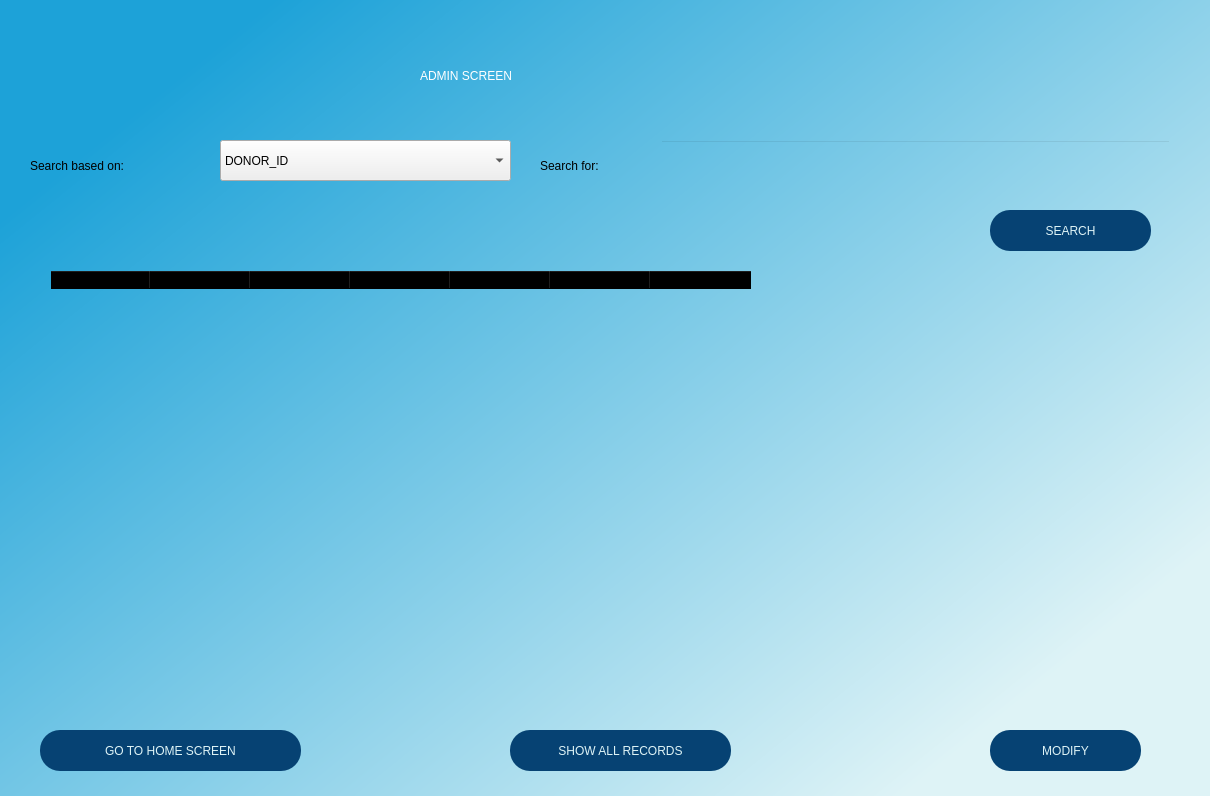
<?xml version="1.0" encoding="UTF-8"?>
<ui version="4.0">
 <class>Dialog</class>
 <widget class="QDialog" name="Dialog">
  <property name="geometry">
   <rect>
    <x>0</x>
    <y>0</y>
    <width>1210</width>
    <height>796</height>
   </rect>
  </property>
  <property name="windowTitle">
   <string>Dialog</string>
  </property>
  <widget class="QWidget" name="bgwidget" native="true">
   <property name="geometry">
    <rect>
     <x>0</x>
     <y>0</y>
     <width>1211</width>
     <height>801</height>
    </rect>
   </property>
   <property name="styleSheet">
    <string notr="true">QWidget#bgwidget{
background-color:qlineargradient(spread:pad, x1:0.096, y1:0.158955, x2:0.893389, y2:0.813, stop:0 rgba(29, 162, 216, 255), stop:1 rgba(222, 243, 246, 255));}
</string>
   </property>
   <widget class="QLabel" name="label">
    <property name="geometry">
     <rect>
      <x>420</x>
      <y>30</y>
      <width>351</width>
      <height>91</height>
     </rect>
    </property>
    <property name="styleSheet">
     <string notr="true">font: 28pt &quot;MS Shell Dlg 2&quot;;color:white;</string>
    </property>
    <property name="text">
     <string>ADMIN SCREEN</string>
    </property>
   </widget>
   <widget class="QLabel" name="label_2">
    <property name="geometry">
     <rect>
      <x>30</x>
      <y>140</y>
      <width>181</width>
      <height>51</height>
     </rect>
    </property>
    <property name="styleSheet">
     <string notr="true">font: 14pt &quot;MS Shell Dlg 2&quot;;</string>
    </property>
    <property name="text">
     <string>Search based on:</string>
    </property>
   </widget>
   <widget class="QPushButton" name="homescreenredirect">
    <property name="geometry">
     <rect>
      <x>40</x>
      <y>730</y>
      <width>261</width>
      <height>41</height>
     </rect>
    </property>
    <property name="styleSheet">
     <string notr="true">border-radius:20px;
background-color:#064273;
font: 12pt &quot;MS Shell Dlg 2&quot;;color:#def3f6;
</string>
    </property>
    <property name="text">
     <string>GO TO HOME SCREEN</string>
    </property>
   </widget>
   <widget class="QLabel" name="label_3">
    <property name="geometry">
     <rect>
      <x>540</x>
      <y>140</y>
      <width>111</width>
      <height>51</height>
     </rect>
    </property>
    <property name="styleSheet">
     <string notr="true">font: 20pt &quot;MS Shell Dlg 2&quot;;
font: 14pt &quot;MS Shell Dlg 2&quot;;</string>
    </property>
    <property name="text">
     <string>Search for:</string>
    </property>
   </widget>
   <widget class="QLineEdit" name="searchfield">
    <property name="geometry">
     <rect>
      <x>660</x>
      <y>140</y>
      <width>511</width>
      <height>51</height>
     </rect>
    </property>
    <property name="styleSheet">
     <string notr="true">background-color:rgba(0,0,0,0);
font: 12pt &quot;MS Shell Dlg 2&quot;;
</string>
    </property>
   </widget>
   <widget class="QTableWidget" name="tableWidget">
    <property name="geometry">
     <rect>
      <x>50</x>
      <y>270</y>
      <width>1120</width>
      <height>421</height>
     </rect>
    </property>
    <property name="contextMenuPolicy">
     <enum>Qt::PreventContextMenu</enum>
    </property>
    <property name="styleSheet">
     <string notr="true">background-color:rgba(0,0,0,0);
font: 12pt &quot;MS Shell Dlg 2&quot;;</string>
    </property>
    <property name="alternatingRowColors">
     <bool>false</bool>
    </property>
    <property name="textElideMode">
     <enum>Qt::ElideMiddle</enum>
    </property>
    <column>
     <property name="text">
      <string>DONOR ID</string>
     </property>
     <property name="textAlignment">
      <set>AlignCenter</set>
     </property>
     <property name="background">
      <color alpha="0">
       <red>0</red>
       <green>0</green>
       <blue>0</blue>
      </color>
     </property>
    </column>
    <column>
     <property name="text">
      <string>NAME</string>
     </property>
    </column>
    <column>
     <property name="text">
      <string>AGE</string>
     </property>
    </column>
    <column>
     <property name="text">
      <string>EMAIL ID</string>
     </property>
    </column>
    <column>
     <property name="text">
      <string>PHONE NO.</string>
     </property>
    </column>
    <column>
     <property name="text">
      <string>BLOOD TYPE</string>
     </property>
    </column>
    <column>
     <property name="text">
      <string>SEX</string>
     </property>
    </column>
   </widget>
   <widget class="QComboBox" name="searchlist">
    <property name="geometry">
     <rect>
      <x>220</x>
      <y>140</y>
      <width>291</width>
      <height>41</height>
     </rect>
    </property>
    <property name="styleSheet">
     <string notr="true">font: 12pt &quot;MS Shell Dlg 2&quot;;</string>
    </property>
    <item>
     <property name="text">
      <string>DONOR_ID</string>
     </property>
    </item>
    <item>
     <property name="text">
      <string>NAME</string>
     </property>
    </item>
    <item>
     <property name="text">
      <string>AGE</string>
     </property>
    </item>
    <item>
     <property name="text">
      <string>EMAIL_ID</string>
     </property>
    </item>
    <item>
     <property name="text">
      <string>PHONE_NO</string>
     </property>
    </item>
    <item>
     <property name="text">
      <string>BLOOD_GROUP</string>
     </property>
    </item>
    <item>
     <property name="text">
      <string>SEX</string>
     </property>
    </item>
   </widget>
   <widget class="QPushButton" name="modifyredirect">
    <property name="geometry">
     <rect>
      <x>990</x>
      <y>730</y>
      <width>151</width>
      <height>41</height>
     </rect>
    </property>
    <property name="styleSheet">
     <string notr="true">border-radius:20px;
background-color:#064273;
font: 12pt &quot;MS Shell Dlg 2&quot;;color:#def3f6;
</string>
    </property>
    <property name="text">
     <string>MODIFY</string>
    </property>
   </widget>
   <widget class="QPushButton" name="searchbutton">
    <property name="geometry">
     <rect>
      <x>990</x>
      <y>210</y>
      <width>161</width>
      <height>41</height>
     </rect>
    </property>
    <property name="styleSheet">
     <string notr="true">border-radius:20px;
background-color:#064273;
font: 12pt &quot;MS Shell Dlg 2&quot;;color:#def3f6;
</string>
    </property>
    <property name="text">
     <string>SEARCH</string>
    </property>
   </widget>
   <widget class="QPushButton" name="showallrecs">
    <property name="geometry">
     <rect>
      <x>510</x>
      <y>730</y>
      <width>221</width>
      <height>41</height>
     </rect>
    </property>
    <property name="styleSheet">
     <string notr="true">border-radius:20px;
background-color:#064273;
font: 12pt &quot;MS Shell Dlg 2&quot;;color:#def3f6;
</string>
    </property>
    <property name="text">
     <string>SHOW ALL RECORDS</string>
    </property>
   </widget>
  </widget>
 </widget>
 <resources/>
 <connections/>
</ui>
